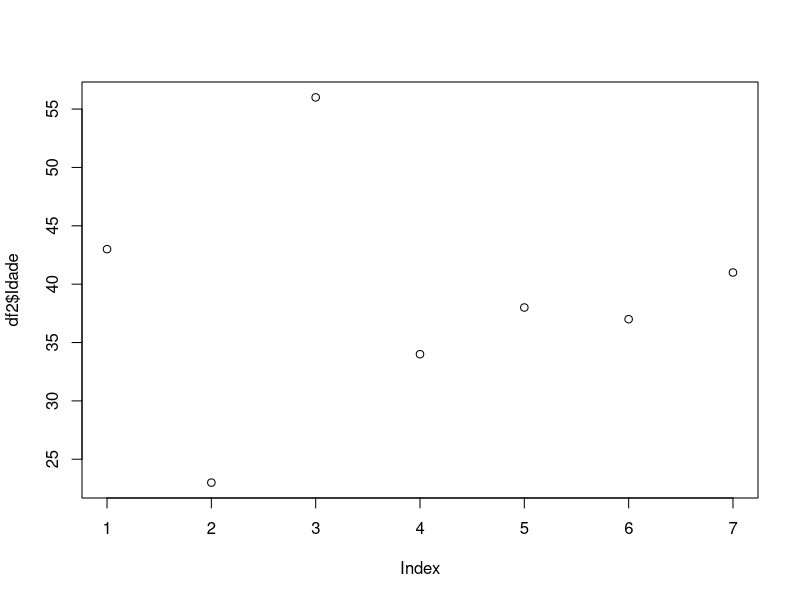

This chart was generated by the following R code: (Note: this script raises an error after producing the figure.)
#dataframes são similares a matrizes
#diferença: cada coluna/linha pode possui um elemento de tipo diferente

#DATAFRAMES 

#Criando
df = data.frame()
class(df)
df

#criar vetores vazios e add no dataframe
nomes = character()
idades = numeric()
datas = as.Date(character())
codigos = integer()

df = data.frame(c(nomes, idades, datas, codigos))
df

#criando um df com dados
pais = c("eua", 'espanha', 'uruguai', 'dinamarca', 'brasil')
nome = c('mauricio', 'pedro', 'joão', 'marta', 'alice')
altura = c(1.70, 1.65, 1.55, 1.80, 1.75)
codigo = c(1,2,3,4,5)

# 5 linhas -> observações
# 4 colunas -> variáveis
pesquisa = data.frame(pais, nome, altura, codigo)
pesquisa
View(pesquisa)

#add mais uma coluna a um df existente
# 5 obs e 5 variávies
olhos = c('verde', 'azul', 'castanho', 'castanho', 'verde')
pesquisa = cbind(pesquisa, olhos)
pesquisa

#infos sobre df
str(pesquisa) #resumo geral
dim(pesquisa)
length(pesquisa)

#pegar valores
pesquisa$nome
pesquisa$pais

#slices
pesquisa[1,1]
pesquisa[3,2]

nrow(pesquisa) #num linhas 
ncol(pesquisa) #num colunas

#pegar somente os primeiros elementos
head(pesquisa)
head(mtcars)

#pegar ultimas linhas
tail(pesquisa)
tail(mtcars)

#criando filtros
pesquisa[altura < 1.60,]
pesquisa[altura < 1.60, c('nome', 'pais')]

names(pesquisa) = c('País', 'Nome', 'Altura', 'Código', 'Cor dos Olhos')
pesquisa

#importanto arquivos
#csv, spss, table, txt, delim
?read.csv
df2 = data.frame(read.csv(file ='dframe.csv', header = TRUE, sep=','))
head(df2)
summary(df2)

df2$Diabete
df2$Status

plot(df2$Idade)
plot(df2$Admdate)

summary(mtcars$mpg)
plot(mtcars$mpg, mtcars$disp)
plot(mtcars$mpg, mtcars$wt)


# Combinando dataframes
#nem sempre fácil de fazer, tem que combinar o número de colunas
# e a sequência a ser usada
df3 <- merge(pesquisa, df2)
df3